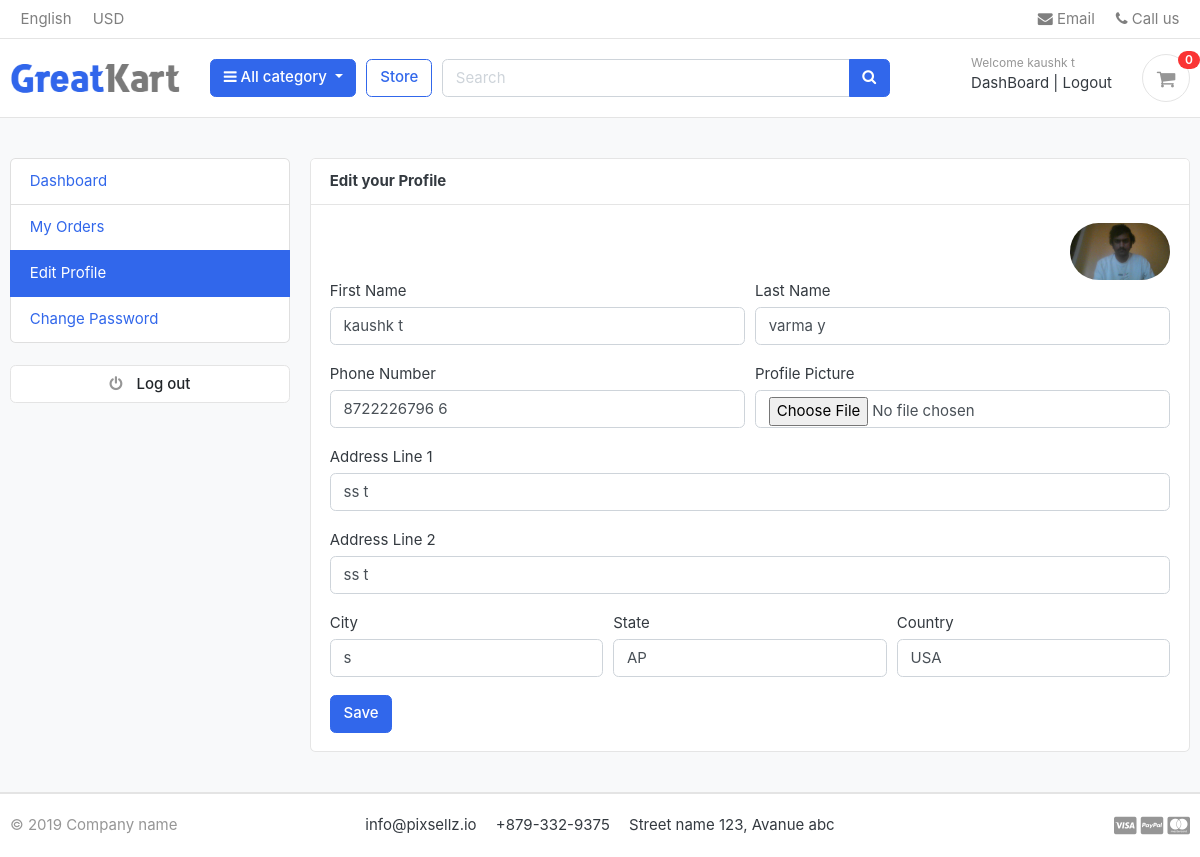
The app's page /accounts/editprofile/ (signed in) with its own data.
### accounts/models.py (models this page shows, shortened)
class Account(AbstractBaseUser):
    first_name = models.CharField(max_length=50,)
    last_name = models.CharField(max_length=50,)
    username = models.CharField(max_length=50,unique=True)
    email = models.EmailField(max_length=100,unique=True)
    phone_number = models.CharField(max_length=50)
    date_joined = models.DateTimeField(auto_now_add=True)
    last_login = models.DateTimeField(auto_now_add=True)
    is_admin = models.BooleanField(default=False)
    is_staff = models.BooleanField(default=False)
    is_active = models.BooleanField(default=False)
    is_superadmin = models.BooleanField(default=False)
    USERNAME_FIELD = 'email'
    REQUIRED_FIELDS = [
        'username','first_name','last_name'
    ]
    objects = MyAccountManager()

class UserProfile(models.Model):
    user = models.OneToOneField(Account,on_delete=models.CASCADE)
    address_line_1 = models.CharField(max_length=100,blank=True)
    address_line_2 = models.CharField(max_length=100,blank=True)
    city = models.CharField(max_length=100,blank=True)
    profile_picture = models.ImageField(blank=True,upload_to='userprofile')
    state = models.CharField(max_length=100,blank=True)
    country = models.CharField(max_length=100,blank=True)

### accounts/views.py (the view)
# urls.py: path('editprofile/',views.editprofile,name='editprofile'),
@login_required(login_url='login')
def editprofile(request):
    userprofile = get_object_or_404(UserProfile,user=request.user)
    if request.method == 'POST':
        user_form = UserForm(request.POST,instance=request.user)
        profile_form = UserProfileForm(request.POST,request.FILES,instance=userprofile)
        if user_form.is_valid() and profile_form.is_valid():
            user_form.save()
            profile_form.save()
            messages.success(request,'your profile has been updated.')
            return redirect('editprofile')
    else:
        user_form = UserForm(instance = request.user)
        profile_form = UserProfileForm(instance=userprofile)
    context =  {
        'user_form': user_form,
        'profile_form':profile_form,
        'userprofile':userprofile
    }
    return render(request,'accounts/edit_profile.html',context)

### accounts/forms.py
class UserForm(forms.ModelForm):
    class Meta:
        model = Account
        fields = ['first_name','last_name','phone_number',]
    def __init__(self,*args,**kwargs):
        super(UserForm,self).__init__(*args,**kwargs)
        for field in self.fields:
            self.fields[field].widget.attrs['class'] = 'form-control'

class UserProfileForm(forms.ModelForm):
    profile_picture = forms.ImageField(required=False,error_messages={'invalid':{"Image files only"}},widget=forms.FileInput)
    class Meta:
        model = UserProfile
        fields = ['address_line_1','address_line_2','city','state','country','profile_picture']
    def __init__(self,*args,**kwargs):
        super(UserProfileForm,self).__init__(*args,**kwargs)
        for field in self.fields:
            self.fields[field].widget.attrs['class'] = 'form-control'

### cart/context_processors.py (called while the page is built)
def counter(request):
    cart_count = 0
    if 'admin' in request.path:
        return {}
    else:
        try:
            cart = Cart.objects.filter(cart_id=_cart_id(request))
            if request.user.is_authenticated:
                cart_items = CartItem.objects.all().filter(user=request.user)
            else:
                cart_items = CartItem.objects.all().filter(cart=cart[:1])
            for cart_item in cart_items:
                cart_count += cart_item.quantity #like we can have same product with diff quantity..so we have to a
        except Cart.DoesNotExist:
            cart_count = 0
    return dict(cart_count = cart_count)

### cart/views.py (called while the page is built)
def _cart_id(request):
    cart = request.session.session_key
    if not cart:
        cart = request.session.create()
    return cart

### category/context_processor.py (called while the page is built)
def menu_links(request):
    links = Category.objects.all()
    return dict(links=links)

### category/models.py (called while the page is built)
    def get_url(self):
        return reverse('products_by_category',args=[self.slug])

### templates/accounts/edit_profile.html (shortened to what this page needs)
{% extends 'base.html' %}
{% block content %}
<section class="section-conten padding-y bg">
    <div class="container">
        <div class="row">
            {% include 'includes/dashboard_sidebar.html' %}
        <main class="col-md-9">
            <article class="card">
            <header class="card-header">
                <strong class="d-inline-block mr-3">Edit your Profile</strong>
            </header>
            <div class="card-body">
                <div class="text-right">
                    <img src="{{userprofile.profile_picture.url}}" alt="Profile Picture" width="100" style="border-radius: 50px;">
                </div>
                <div class="row">
                   <div class="col-md-12">
                        <form action="{% url 'editprofile' %}" method="POST" enctype="multipart/form-data">
                            <div class="form-row">
                                <div class="form-group col-md-6">
                                    <label for="">First Name</label>
                                    {{user_form.first_name}}
                                </div>
                                <div class="form-group col-md-6">
                                    <label for="">Last Name</label>
                                    {{user_form.last_name}}
                                </div>
                            </div>
                            <div class="form-row">
                                <div class="form-group col-md-6">
                                    <label for="">Phone Number</label>
                                    {{user_form.phone_number}}
                                </div>
                                <div class="form-group col-md-6">
                                    <label for="">Profile Picture</label>
                                    {{profile_form.profile_picture}}
                                </div>
                            </div>
                            <div class="form-group">
                                <label for="">Address Line 1</label>
                                {{profile_form.address_line_1}}
                            </div>
                            <div class="form-group">
                                <label for="">Address Line 2</label>
                                {{profile_form.address_line_2}}
                            </div>
                            <div class="form-row">
                                <div class="form-group col-md-4">
                                    <label for="">City</label>
                                    {{profile_form.city}}
                                </div>
                                <div class="form-group col-md-4">
                                    <label for="">State</label>
                                    {{profile_form.state}}
                                </div>
                                <div class="form-group col-md-4">
                                    <label for="">Country</label>
                                    {{profile_form.country}}
                                </div>
                            </div>
                            <input type="submit" value="Save" class="btn btn-primary">
                        </form>
                   </div>
                </div>
            </div>
            </article>
        </main>
    </div>
    </div>
    </section>
{% endblock content %}

### templates/includes/navbar.html (shortened to what this page needs)
{% load static %}
<header class="section-header">
    <nav class="navbar p-md-0 navbar-expand-sm navbar-light border-bottom">
    <div class="container">
      <div class="collapse navbar-collapse" id="navbarTop4">
        <ul class="navbar-nav mr-auto">
            <li class="nav-item dropdown">
                 <a href="#" class="nav-link">   English </a>
            </li>
            <li class="nav-item dropdown">
                <a href="#" class="nav-link"> USD </a>
            </li>
        </ul>
        <ul class="navbar-nav">
            <li><a href="#" class="nav-link"> <i class="fa fa-envelope"></i> Email </a></li>
            <li><a href="#" class="nav-link"> <i class="fa fa-phone"></i> Call us </a></li>
        </ul>
      </div>
    </div>
    </nav>
    <section class="header-main border-bottom">
        <div class="container">
    <div class="row align-items-center">
        <div class="col-lg-2 col-md-3 col-6">
            <a href="{% url 'home' %}" class="brand-wrap">
                <img class="logo" src="{% static './images/logo.png' %}">
            </a>
        </div>
        <div class="col-lg col-sm col-md col-6 flex-grow-0">
            <div class="category-wrap dropdown d-inline-block float-right">
                <button type="button" class="btn btn-primary dropdown-toggle" data-toggle="dropdown">
                    <i class="fa fa-bars"></i> All category
                </button>
            </div>
        </div>
        <a href="{% url 'store' %}" class="btn btn-outline-primary">Store</a>
        <div class="col-lg  col-md-6 col-sm-12 col">
            <form action="{% url 'search' %}" class="search" method="GET">
                <div class="input-group w-100">
                    <input type="text" class="form-control" style="width:60%;" placeholder="Search" name="keyword">
                    <div class="input-group-append">
                      <button class="btn btn-primary" type="submit">
                        <i class="fa fa-search"></i>
                      </button>
                    </div>
                </div>
            </form>
        </div>
        <div class="col-lg-3 col-sm-6 col-8 order-2 order-lg-3">
                    <div class="d-flex justify-content-end mb-3 mb-lg-0">
                        {% if user.id is None %}
                        <div class="widget-header">
                            <small class="title text-muted">Welcome guest!</small>
                            <div>
                                <a href="{% url 'login' %}">Sign in</a> <span class="dark-transp"> | </span>
                                <a href="{% url 'register' %}"> Register</a>
                            </div>
                        </div>
                        {% else %}
                        <div class="widget-header">
                            <small class="title text-muted">Welcome {{user.first_name}}</small>
                            <div>
                                <a href="{% url 'dashboard' %}">DashBoard</a> <span class="dark-transp"> | </span>
                                <a href="{% url 'logout' %}"> Logout </a>
                            </div>
                        </div>
                        {% endif %}
                        <a href="{% url 'cart' %}" class="widget-header pl-3 ml-3">
                            <div class="icon icon-sm rounded-circle border"><i class="fa fa-shopping-cart"></i></div>
                            <span class="badge badge-pill badge-danger notify">{{cart_count}}</span>
                        </a>
                    </div>
                </div>
    </div>
        </div>
    </section>
    </header>

### static/css/ui.css (style rules this page uses)
html { font-family: "Inter", sans-serif; font-size: 15px; }
.icon-xs, .icon-sm, .icon-md, .icon-lg { display: inline-block; text-align: center; flex-shrink: 0; flex-grow: 0; }
.icon-sm { width: 48px; height: 48px; line-height: 48px !important; font-size: 20px; }
.padding-y { padding-top: 40px; padding-bottom: 40px; }
article:after, .form-group:after { display: block; clear: both; content: ""; }
.bg { background-color: #f8f9fa; }
.header-main { position: relative; padding-top: 1rem; padding-bottom: 1rem; }
.brand-wrap .logo, .navbar-brand .logo { margin-right: 7px; max-height: 42px; display: inline-block; }
.widget-header { display: inline-block; vertical-align: middle; position: relative; }
.widget-header a { color: #343a40; }
.widget-header i { color: #969696; }
.widget-header .title { display: block; }
.widget-header .notify { position: absolute; top: -3px; right: -10px; }
.notify { position: absolute; top: -4px; right: -10px; display: inline-block; padding: 0.25em 0.6em; font-size: 12px; line-height: 1; text-align: center; border-radius: 3rem; color: #fff; background-color: #fa3434; }

### records on screen
Account: first_name "kaushk t", last_name "varma y", phone_number "8722226796 6"
UserProfile: profile_picture (picture), address_line_1 "ss t", address_line_2 "ss t", city "s", state "AP", country "USA"

### other values on screen
{{ cart_count }} "0"
